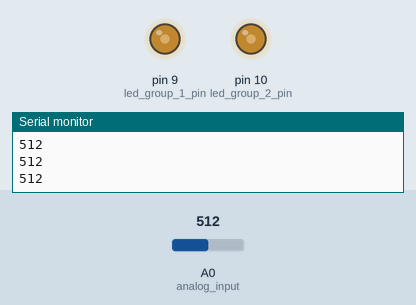
This sketch was run on a simulated Arduino Uno, built with avr-gcc and run on an emulated ATmega328P. On the bench: output pins drawn as LEDs (lit = HIGH), the last lines printed to the serial monitor. Inputs (shaded band) come from the test bench; at power-on: A0 (analog_input) = 512.

Above: at 1.2 s.
1.3 s: A0 (analog_input) set to 716
At 1.9 s:
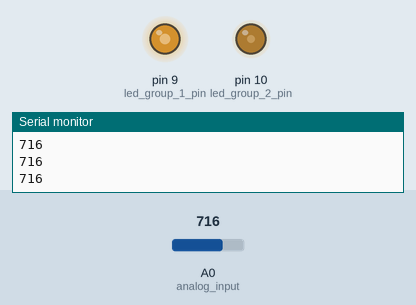
2.8 s: A0 (analog_input) set to 900
At 4.0 s:
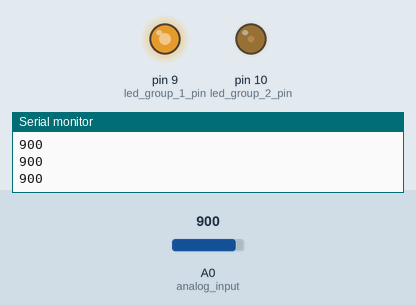
4.3 s: A0 (analog_input) set to 511
At 5.2 s:
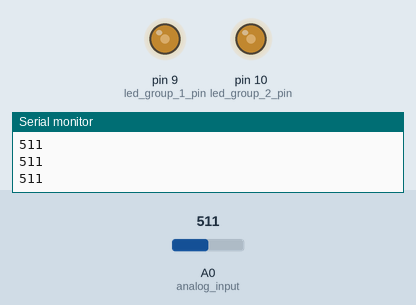
5.8 s: A0 (analog_input) set to 306
At 6.6 s:
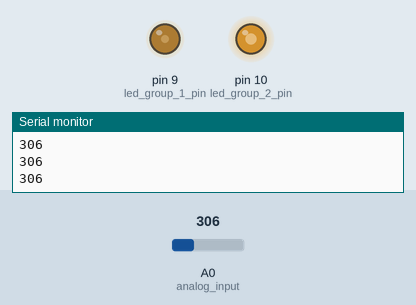
7.3 s: A0 (analog_input) set to 122
At 7.7 s:
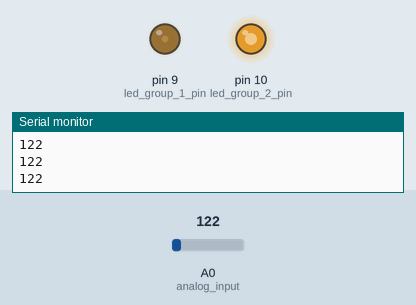
Timing chart, 0 to 9.8 s (numbered marks = the images above; inputs shaded):
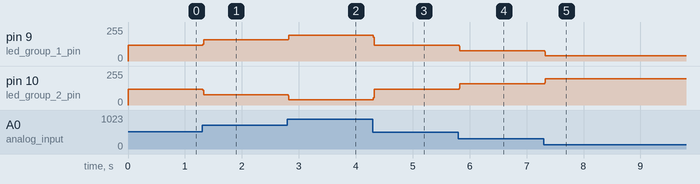

The sketch:

bike_light_uno_sketch.ino
```cpp
int led_group_1_pin = 9;
int led_group_2_pin = 10;
int analog_input = A0;
int last_x_values[100] = {0}; // had a hacky implementation of value averaging before which didn't really do much, this one should be better but hasn't been tested
void setup() {
  // put your setup code here, to run once:
  pinMode(led_group_1_pin, OUTPUT);
  pinMode(led_group_2_pin, OUTPUT);
  Serial.begin(9600);
}

void loop() {
  int val = analogRead(analog_input);
  int average_value = average_val(val, 5);
  Serial.println(val);
  Serial.println(average_value);
  analogWrite(led_group_1_pin, map(average_value, 0, 1023, 15, 220)); // my uno kept on restarting every 20 seconds when I had the max PWM set to 255, doesn't seem to happen with lower max PWM so don't know the story there
  analogWrite(led_group_2_pin, map(average_value, 0, 1023, 220, 15)); // min PWM set to 15 as I'm not sure we want the 'other' LED group fully off even at full head tilt
}

int average_val(int new_val, int num_to_average) { // shifts the recent input values along in the array (dropping the oldest) and sticks the new value in at index 0 before summing and returning the average
  int sum = 0;
  for (int i = 0; i < (num_to_average - 1); i++) {
    last_x_values[i + 1] = last_x_values[i];
  }
  last_x_values[0] = new_val;
  for (int i = 0; i < num_to_average; i++) {
    sum += last_x_values[i];
  }
  return (sum / num_to_average); // things to consider: weighted averaging (wouldn't be overly difficult to implement and could be a better option), intialisation (currently the value array is all zeros at start), integer division (do we need to bother with using a float and rounding it)
}
```

Measured:
- after the input at 1.3 s, pin 9 (led_group_1_pin): 117/255 → 158/255 at once; pin 10 (led_group_2_pin): 118/255 → 77/255 at once
- after the input at 2.8 s, pin 9 (led_group_1_pin): 158/255 → 195/255 at once; pin 10 (led_group_2_pin): 77/255 → 40/255 at once
- after the input at 4.3 s, pin 9 (led_group_1_pin): 195/255 → 117/255 at once; pin 10 (led_group_2_pin): 40/255 → 118/255 at once
- after the input at 5.8 s, pin 9 (led_group_1_pin): 117/255 → 76/255 at once; pin 10 (led_group_2_pin): 118/255 → 159/255 at once
- after the input at 7.3 s, pin 9 (led_group_1_pin): 76/255 → 39/255 at once; pin 10 (led_group_2_pin): 159/255 → 196/255 at once
